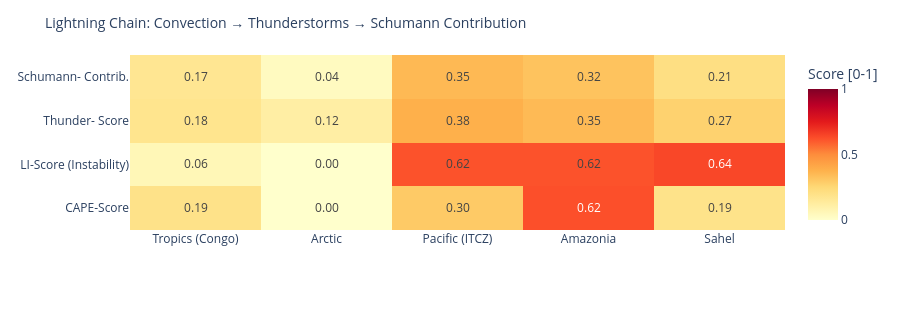

Write notebook code for a chart like this one.
### Code cell
# ============================================================
# LIGHTNING CHAIN: Convection → Thunderstorms → Schumann
# Shows the causal chain per measurement point as heatmap
# ============================================================

def cape_score(v):
    """CAPE → normalized score [0,1]"""
    if v is None or pd.isna(v): return 0.0
    return min(1.0, float(v) / 3000)

def li_score(v):
    """Lifted Index: negative = unstable → score [0,1]"""
    if v is None or pd.isna(v): return 0.3
    return min(1.0, max(0.0, (-float(v) + 6) / 12))

def cloud_score(v):
    if v is None or pd.isna(v): return 0.3
    return float(v) / 100

def thunder_score(row):
    """Kombinierter Gewitterwahrscheinlichkeits-Score
    CAPE + LI + Bedeckung + WMO-Gewitter + konvektiver Niederschlag (showers)
    Hinweis: X-Ray und Kp sind kein Bestandteil – nur geomagn./solarer Kontext.
    """
    cs = cape_score(row.get('cape'))
    ls = li_score(row.get('li'))
    cl = cloud_score(row.get('cloud'))
    t  = 1.0 if row.get('thunderstorm') else 0.0
    # Convective precipitation (showers) as additional indicator
    sh = min(1.0, (row.get('showers') or 0) / 5.0)
    return round(cs * 0.30 + ls * 0.25 + cl * 0.15 + t * 0.20 + sh * 0.10, 3)

def schumann_contribution(t_score, lat):
    """Schumann contribution: higher in tropics (±30°), scaled by thunderstorm score"""
    lat_weight = max(0.3, 1.0 - abs(lat) / 60)
    return round(t_score * lat_weight, 3)

df_atm['cape_score']   = df_atm.apply(lambda r: cape_score(r['cape']), axis=1)
df_atm['li_score']     = df_atm.apply(lambda r: li_score(r['li']),    axis=1)
df_atm['thunder_score']= df_atm.apply(lambda r: thunder_score(r.to_dict()), axis=1)
df_atm['schumann_contribution'] = df_atm.apply(
    lambda r: schumann_contribution(r['thunder_score'], r['lat']), axis=1)

metrics = ['cape_score', 'li_score', 'thunder_score', 'schumann_contribution']
labels  = ['CAPE-Score', 'LI-Score\n(Instability)', 'Thunder-\nScore', 'Schumann-\nContrib.']
z_data  = [df_atm[m].tolist() for m in metrics]

fig = go.Figure(go.Heatmap(
    z=z_data,
    x=df_atm['point'].tolist(),
    y=labels,
    colorscale='YlOrRd',
    zmin=0, zmax=1,
    text=[[f'{v:.2f}' for v in row] for row in z_data],
    texttemplate='%{text}', textfont=dict(size=12),
    colorbar=dict(title='Score [0-1]')
))
fig.update_layout(
    title=dict(text='Lightning Chain: Convection → Thunderstorms → Schumann Contribution', font=dict(size=14)),
    height=310,
    plot_bgcolor='rgba(0,0,0,0)', paper_bgcolor='rgba(0,0,0,0)',
    margin=dict(l=130, r=80, t=55, b=80)
)
fig.show()

### Figure 1 — Plotly figure (JSON) as saved in the notebook; plotly's stock layout.template omitted (floating-point values rounded to 4 significant figures)
{"data": [{"colorbar": {"title": {"text": "Score [0-1]"}}, "colorscale": [[0.0, "rgb(255,255,204)"], [0.125, "rgb(255,237,160)"], [0.25, "rgb(254,217,118)"], [0.375, "rgb(254,178,76)"], [0.5, "rgb(253,141,60)"], [0.625, "rgb(252,78,42)"], [0.75, "rgb(227,26,28)"], [0.875, "rgb(189,0,38)"], [1.0, "rgb(128,0,38)"]], "text": [["0.19", "0.00", "0.30", "0.62", "0.19"], ["0.06", "0.00", "0.62", "0.62", "0.64"], ["0.18", "0.12", "0.38", "0.35", "0.27"], ["0.17", "0.04", "0.35", "0.32", "0.21"]], "textfont": {"size": 12}, "texttemplate": "%{text}", "type": "heatmap", "x": ["Tropics (Congo)", "Arctic", "Pacific (ITCZ)", "Amazonia", "Sahel"], "y": ["CAPE-Score", "LI-Score\n(Instability)", "Thunder-\nScore", "Schumann-\nContrib."], "z": [[0.1933, 0.0, 0.2967, 0.6233, 0.19], [0.05833, 0.0, 0.6167, 0.6167, 0.6417], [0.178, 0.115, 0.383, 0.349, 0.271], [0.166, 0.035, 0.351, 0.32, 0.212]], "zmax": 1, "zmin": 0}], "layout": {"height": 310, "margin": {"b": 80, "l": 130, "r": 80, "t": 55}, "paper_bgcolor": "rgba(0,0,0,0)", "plot_bgcolor": "rgba(0,0,0,0)", "title": {"font": {"size": 14}, "text": "Lightning Chain: Convection → Thunderstorms → Schumann Contribution"}}}
